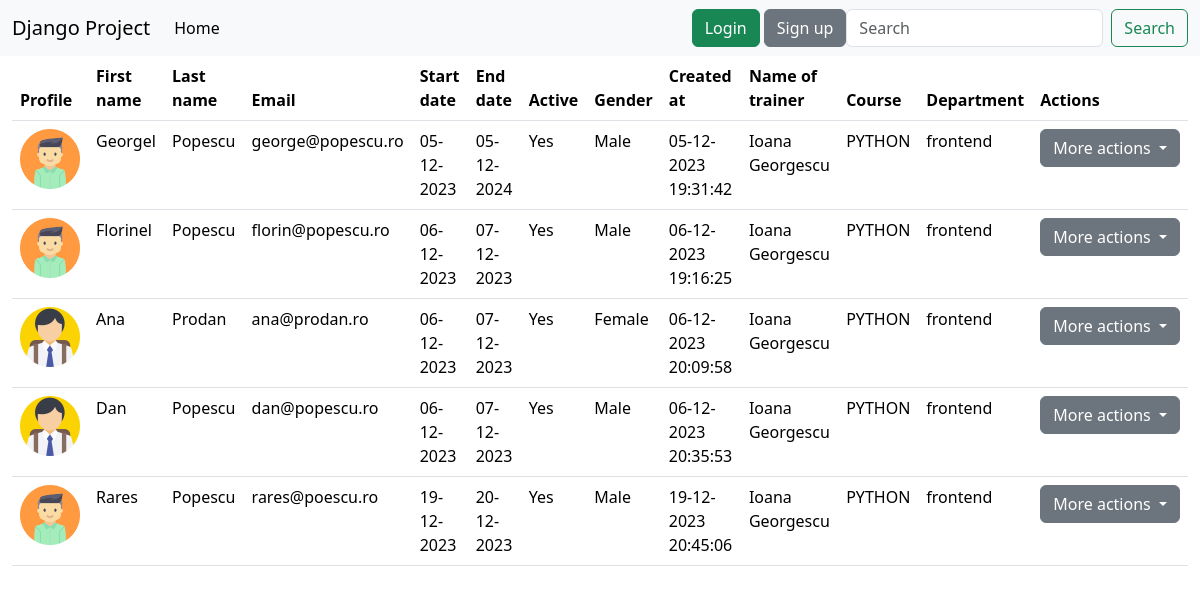
The page /get_students/1/ on the database its author committed.
### student/models.py (models this page shows, shortened)
class Student(models.Model):
    gender_options =(
        ('male', 'Male'),
        ('female', 'Female')
    )
    first_name = models.CharField(max_length=30)
    last_name = models.CharField(max_length=30)
    age = models.IntegerField()
    email = models.EmailField(max_length=50)
    description = models.TextField(max_length=400)
    start_date = models.DateField()
    end_date = models.DateField()
    active = models.BooleanField(default=True)
    gender = models.CharField(choices=gender_options, max_length=6)
    trainer = models.ForeignKey(Trainer, on_delete=models.CASCADE, null=True)
    profile = models.ImageField(upload_to='profile_students/', null=True)
    created_at = models.DateTimeField(auto_now_add=True)
    updated_at = models.DateTimeField(auto_now=True)

### trainer/models.py (models this page shows)
class Trainer(models.Model):
    department_options = (
        ('backend', 'Backend'),
        ('frontend', 'Frontend'),
        ('network', 'Network')
    )
    first_name = models.CharField(max_length=20)
    last_name = models.CharField(max_length=20)
    course = models.CharField(max_length=40, blank=True) # blank=True face ca fieldul SA NU FIE OBLIGATORIU DE COMPLETAT
    email = models.EmailField(max_length=50)
    department = models.CharField(choices=department_options, max_length=100)
    active = models.BooleanField(default=True)
    profile = models.ImageField(upload_to='profile_trainers/', null=True, blank=True)
    created_at = models.DateTimeField(auto_now_add=True)
    updated_at = models.DateTimeField(auto_now=True)
    def __str__(self):
        return f'{self.first_name} {self.last_name}'

### student/views.py (the view)
# urls.py: path('get_students/<int:pk>/', views.get_all_students_per_trainer, name='get-students')
def get_all_students_per_trainer(request, pk):
    get_students = Student.objects.filter(trainer_id=pk) # Filtrez dupa coloana trainer_id si voi aduce toti
    return render(request, 'student/list_of_students.html', {'all_students': get_students})

### djangoProject/context_processors.py (called while the page is built)
def get_all_trainers(request):
    return {'trainers': Trainer.objects.all()}

### templates/student/list_of_students.html (shortened to what this page needs)
{% extends 'base.html' %}
{% load static %}
{% block content %}
    <div class="container-fluid">
        <div class="row">
            <div class="col-md-12">
                <table class="table">
                    <thead>
                    <tr>
                        <th>Profile</th>
                        <th>First name</th>
                        <th>Last name</th>
                        <th>Email</th>
                        <th>Start date</th>
                        <th>End date</th>
                        <th>Active</th>
                        <th>Gender</th>
                        <th>Created at</th>
                        <th>Name of trainer</th>
                        <th>Course</th>
                        <th>Department</th>
                        <th>Actions</th>
                    </tr>
                    </thead>
                    <tbody>
                    {% for student in all_students %}
                        <tr>
                            <td>
                                {% if student.profile %}
                                    <img src="{{ student.profile.url }}" width="60px" height="60px"/>
                                {% else %}
                                    <img src="{% static 'images/img_3.png' %}" width="60px" height="60px"/>
                                {% endif %}
                            </td>
                            <td>{{ student.first_name }}</td>
                            <td>{{ student.last_name }}</td>
                            <td>{{ student.email }}</td>
                            <td>{{ student.start_date|date:"d-m-Y" }}</td>
                            <td>{{ student.end_date|date:"d-m-Y" }}</td>
                            <td>
                                {% if student.active %}
                                    Yes
                                {% else %}
                                    No
                                {% endif %}
                            </td>
                            <td>{{ student.gender|title }}</td>
                            <td>{{ student.created_at|date:"d-m-Y H:i:s" }}</td>
                            <td>
                                {% if student.trainer %}
                                    {{ student.trainer }}
                                {% else %}
                                    No trainer
                                {% endif %}
                            </td>
                            <td>
                                {% if student.trainer.course %}
                                    {{ student.trainer.course }}
                                {% else %}
                                    No course
                                {% endif %}
                            </td>
                            <td>
                                {% if student.trainer.department %}
                                    {{ student.trainer.department }}
                                {% else %}
                                    No department
                                {% endif %}
                            </td>
                            <td>
                                <div class="dropdown">
                                    <button class="btn btn-secondary dropdown-toggle" type="button"
                                            data-bs-toggle="dropdown" aria-expanded="false">
                                        More actions
                                    </button>
                                </div>
                            </td>
                        </tr>
                    {% endfor %}
                    </tbody>
                </table>
            </div>
        </div>
    </div>
{% endblock %}

### templates/base.html (shortened to what this page needs)
<!DOCTYPE html>
<html lang="en">
<head>
     <link href="https://cdn.jsdelivr.net/npm/bootstrap@5.3.2/dist/css/bootstrap.min.css" rel="stylesheet">
</head>
<body>
{% include 'navbar.html' %}
{% block content %} {% endblock %}
</body>
</html>

### templates/navbar.html (shortened to what this page needs)
<nav class="navbar navbar-expand-lg bg-body-tertiary">
    <div class="container-fluid">
        <a class="navbar-brand" href="#">Django Project</a>
        <div class="collapse navbar-collapse" id="navbarSupportedContent">
            <ul class="navbar-nav me-auto mb-2 mb-lg-0">
                <li class="nav-item">
                    <a class="nav-link active" aria-current="page" href="{% url 'home_page' %}">Home</a>
                </li>
            </ul>
            {% if user.is_authenticated %}
                <div class="dropdown">
                    <button class="btn btn-secondary dropdown-toggle" type="button" data-bs-toggle="dropdown"
                            aria-expanded="false">
                        MY PROFILE
                    </button>
                    <ul class="dropdown-menu">
                        <li><a class="dropdown-item" href="{% url 'password_change' %}">Change password</a></li>
                        <li><a class="dropdown-item" href="{% url 'logout' %}"> Logout, {{ request.user.username.title }}</a></li>
                    </ul>
                </div>
            {% else %}
                <div>
                    <a href="{% url 'login' %}" class="btn btn-success">Login</a>
                    <a href="{% url 'create-user' %}" class="btn btn-secondary">Sign up</a>
                </div>
            {% endif %}
            <form class="d-flex" role="search">
                <input class="form-control me-2" type="search" placeholder="Search" aria-label="Search">
                <button class="btn btn-outline-success" type="submit">Search</button>
            </form>
        </div>
    </div>
</nav>

### rows shown on the page
Student: profile (picture), first_name "Georgel", last_name "Popescu", email "george@popescu.ro", start_date "05-12-2023", end_date "05-12-2024", active "Yes", gender "Male", created_at "05-12-2023 19:31:42", trainer "Ioana Georgescu", trainer.course "PYTHON", trainer.department "frontend"
Student: profile (picture), first_name "Florinel", last_name "Popescu", email "florin@popescu.ro", start_date "06-12-2023", end_date "07-12-2023", active "Yes", gender "Male", created_at "06-12-2023 19:16:25", trainer "Ioana Georgescu", trainer.course "PYTHON", trainer.department "frontend"
Student: first_name "Ana", last_name "Prodan", email "ana@prodan.ro", start_date "06-12-2023", end_date "07-12-2023", active "Yes", gender "Female", created_at "06-12-2023 20:09:58", trainer "Ioana Georgescu", trainer.course "PYTHON", trainer.department "frontend"
Student: first_name "Dan", last_name "Popescu", email "dan@popescu.ro", start_date "06-12-2023", end_date "07-12-2023", active "Yes", gender "Male", created_at "06-12-2023 20:35:53", trainer "Ioana Georgescu", trainer.course "PYTHON", trainer.department "frontend"
Student: profile (picture), first_name "Rares", last_name "Popescu", email "rares@poescu.ro", start_date "19-12-2023", end_date "20-12-2023", active "Yes", gender "Male", created_at "19-12-2023 20:45:06", trainer "Ioana Georgescu", trainer.course "PYTHON", trainer.department "frontend"
